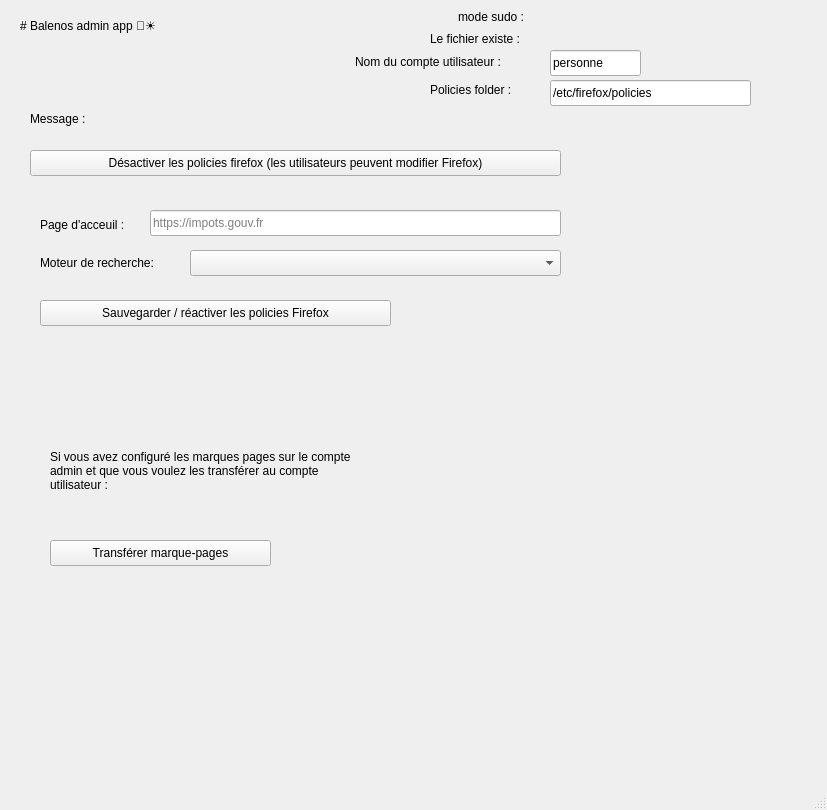
<?xml version="1.0" encoding="UTF-8"?>
<ui version="4.0">
 <class>BalenosAdminMainWindow</class>
 <widget class="QMainWindow" name="BalenosAdminMainWindow">
  <property name="geometry">
   <rect>
    <x>0</x>
    <y>0</y>
    <width>827</width>
    <height>810</height>
   </rect>
  </property>
  <property name="windowTitle">
   <string>BalenosAdminMainWindow</string>
  </property>
  <widget class="QWidget" name="centralwidget">
   <widget class="QLabel" name="title_label">
    <property name="geometry">
     <rect>
      <x>20</x>
      <y>-10</y>
      <width>341</width>
      <height>71</height>
     </rect>
    </property>
    <property name="text">
     <string># Balenos admin app 🐳☀️</string>
    </property>
    <property name="textFormat">
     <enum>Qt::TextFormat::MarkdownText</enum>
    </property>
   </widget>
   <widget class="QLabel" name="sudo_label">
    <property name="geometry">
     <rect>
      <x>458</x>
      <y>8</y>
      <width>91</width>
      <height>18</height>
     </rect>
    </property>
    <property name="text">
     <string>mode sudo :</string>
    </property>
   </widget>
   <widget class="QLabel" name="sudo_indicator_label">
    <property name="geometry">
     <rect>
      <x>550</x>
      <y>8</y>
      <width>66</width>
      <height>18</height>
     </rect>
    </property>
    <property name="text">
     <string/>
    </property>
   </widget>
   <widget class="QLabel" name="message_content_label">
    <property name="geometry">
     <rect>
      <x>110</x>
      <y>110</y>
      <width>671</width>
      <height>21</height>
     </rect>
    </property>
    <property name="font">
     <font>
      <italic>true</italic>
     </font>
    </property>
    <property name="text">
     <string/>
    </property>
   </widget>
   <widget class="QLabel" name="message_label">
    <property name="geometry">
     <rect>
      <x>30</x>
      <y>110</y>
      <width>66</width>
      <height>18</height>
     </rect>
    </property>
    <property name="text">
     <string>Message :</string>
    </property>
   </widget>
   <widget class="QPushButton" name="remove_policy_button">
    <property name="geometry">
     <rect>
      <x>30</x>
      <y>150</y>
      <width>531</width>
      <height>26</height>
     </rect>
    </property>
    <property name="text">
     <string>Désactiver les policies firefox (les utilisateurs peuvent modifier Firefox)</string>
    </property>
   </widget>
   <widget class="QLabel" name="exisintg_policies_file_label">
    <property name="geometry">
     <rect>
      <x>430</x>
      <y>30</y>
      <width>111</width>
      <height>18</height>
     </rect>
    </property>
    <property name="text">
     <string>Le fichier existe :</string>
    </property>
   </widget>
   <widget class="QLabel" name="file_indicator_label">
    <property name="geometry">
     <rect>
      <x>550</x>
      <y>30</y>
      <width>66</width>
      <height>18</height>
     </rect>
    </property>
    <property name="text">
     <string/>
    </property>
   </widget>
   <widget class="QLabel" name="homepage_label">
    <property name="geometry">
     <rect>
      <x>40</x>
      <y>216</y>
      <width>111</width>
      <height>18</height>
     </rect>
    </property>
    <property name="text">
     <string>Page d'acceuil :</string>
    </property>
   </widget>
   <widget class="QPushButton" name="save_button">
    <property name="geometry">
     <rect>
      <x>40</x>
      <y>300</y>
      <width>351</width>
      <height>26</height>
     </rect>
    </property>
    <property name="text">
     <string>Sauvegarder / réactiver les policies Firefox</string>
    </property>
   </widget>
   <widget class="QLineEdit" name="homepage_edit">
    <property name="geometry">
     <rect>
      <x>150</x>
      <y>210</y>
      <width>411</width>
      <height>26</height>
     </rect>
    </property>
    <property name="placeholderText">
     <string>https://impots.gouv.fr</string>
    </property>
   </widget>
   <widget class="QLabel" name="label">
    <property name="geometry">
     <rect>
      <x>40</x>
      <y>254</y>
      <width>151</width>
      <height>18</height>
     </rect>
    </property>
    <property name="text">
     <string>Moteur de recherche:</string>
    </property>
   </widget>
   <widget class="QComboBox" name="engine_comboBox">
    <property name="geometry">
     <rect>
      <x>190</x>
      <y>250</y>
      <width>371</width>
      <height>26</height>
     </rect>
    </property>
   </widget>
   <widget class="QPushButton" name="transfer_bookmarks_button">
    <property name="geometry">
     <rect>
      <x>50</x>
      <y>540</y>
      <width>221</width>
      <height>26</height>
     </rect>
    </property>
    <property name="text">
     <string>Transférer marque-pages</string>
    </property>
   </widget>
   <widget class="QLabel" name="label_2">
    <property name="geometry">
     <rect>
      <x>50</x>
      <y>430</y>
      <width>311</width>
      <height>81</height>
     </rect>
    </property>
    <property name="text">
     <string>Si vous avez configuré les marques pages sur le compte admin et que vous voulez les transférer au compte utilisateur :</string>
    </property>
    <property name="wordWrap">
     <bool>true</bool>
    </property>
   </widget>
   <widget class="QLabel" name="exisintg_policies_file_label_2">
    <property name="geometry">
     <rect>
      <x>355</x>
      <y>52</y>
      <width>191</width>
      <height>20</height>
     </rect>
    </property>
    <property name="text">
     <string>Nom du compte utilisateur :</string>
    </property>
   </widget>
   <widget class="QLineEdit" name="user_account_name_lineEdit">
    <property name="geometry">
     <rect>
      <x>550</x>
      <y>50</y>
      <width>91</width>
      <height>26</height>
     </rect>
    </property>
    <property name="text">
     <string>personne</string>
    </property>
   </widget>
   <widget class="QLabel" name="exisintg_policies_file_path_label">
    <property name="geometry">
     <rect>
      <x>430</x>
      <y>80</y>
      <width>101</width>
      <height>20</height>
     </rect>
    </property>
    <property name="text">
     <string>Policies folder :</string>
    </property>
   </widget>
   <widget class="QLineEdit" name="policies_path_lineEdit">
    <property name="geometry">
     <rect>
      <x>550</x>
      <y>80</y>
      <width>201</width>
      <height>26</height>
     </rect>
    </property>
    <property name="text">
     <string>/etc/firefox/policies</string>
    </property>
   </widget>
  </widget>
  <widget class="QMenuBar" name="menubar">
   <property name="geometry">
    <rect>
     <x>0</x>
     <y>0</y>
     <width>827</width>
     <height>23</height>
    </rect>
   </property>
  </widget>
  <widget class="QStatusBar" name="statusbar"/>
 </widget>
 <resources/>
 <connections/>
</ui>
